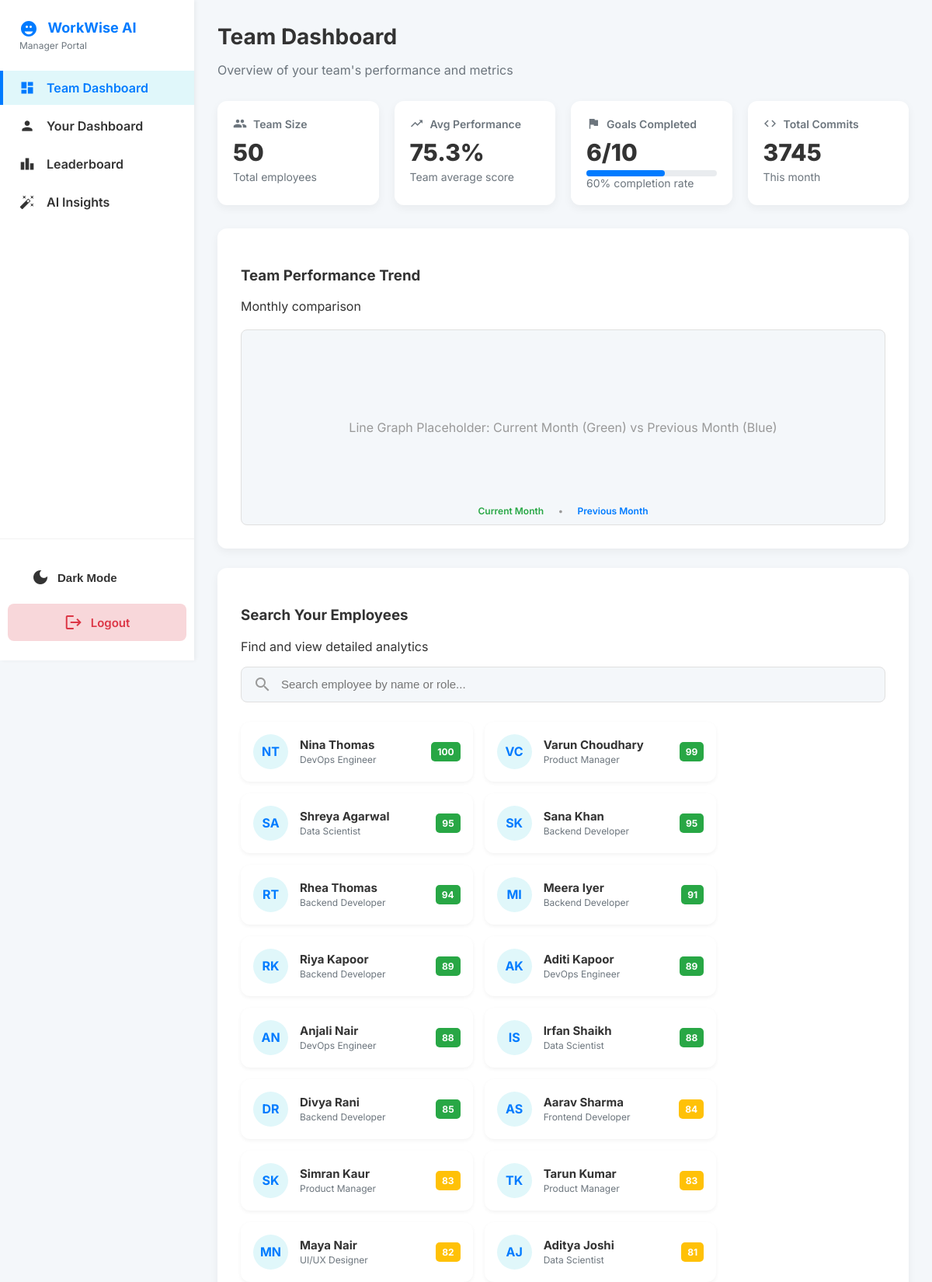
The app's page /team-dashboard (signed in, upper part) with its own data.
### main.py (models this page shows)
class Employee(db.Model):
    __tablename__ = 'employees'
    id = db.Column(db.Integer, primary_key=True)
    name = db.Column(db.String(100), nullable=False)
    user_id = db.Column(db.Integer, db.ForeignKey('users.id'), nullable=True, unique=True)
    manager_id = db.Column(db.Integer, db.ForeignKey('users.id'))
    position = db.Column(db.String(50))
    department = db.Column(db.String(50))
    performance_score = db.Column(db.Integer, default=75)
    review = db.Column(db.Text)
    ai_summary = db.Column(db.String(500), default="")
    recent_activities = db.Column(db.PickleType, default=[])
    work_logs = db.Column(db.String(50))
    commits = db.Column(db.Integer)
    reward = db.Column(db.String(50))
    hire_date = db.Column(db.Date)
    created_at = db.Column(db.DateTime, default=datetime.utcnow)
    updated_at = db.Column(db.DateTime, default=datetime.utcnow, onupdate=datetime.utcnow)

### main.py (the view)
    def wrapped_view(*args, **kwargs):
        if "user_id" not in session:
            flash("Please log in first.", "danger")
            return redirect(url_for("login"))
        return view(*args, **kwargs)

### main.py (called while the page is built)
def get_user_by_id(user_id):
    return User.query.get(user_id)

def login_required(view):
    def wrapped_view(*args, **kwargs):
        if "user_id" not in session:
            flash("Please log in first.", "danger")
            return redirect(url_for("login"))
        return view(*args, **kwargs)
    wrapped_view.__name__ = view.__name__
    return wrapped_view

### templates/team_dashboard.html (shortened to what this page needs)
<!DOCTYPE html>
<html lang="en">
<head>
<link rel="stylesheet" href="{{ url_for('static', filename='css/styles.css') }}">
</head>
<body class="light-mode">
    <aside class="sidebar">
        <div class="logo-section">
            <h1>WorkWise AI</h1>
            <p>Manager Portal</p>
        </div>
        <nav class="nav-links">
            <a href="{{ url_for('team_dashboard') }}" class="active">
                <span class="material-icons">dashboard</span> Team Dashboard
            </a>
            <a href="{{ url_for('your_dashboard') }}" class="btn btn-primary">                <span class="material-icons">person</span> Your Dashboard
            </a>
            <a href="{{ url_for('leaderboard') }}">
                <span class="material-icons">leaderboard</span> Leaderboard
            </a>
            <a href="{{ url_for('insights') }}">
                <span class="material-icons">auto_fix_high</span> AI Insights
            </a>
        </nav>
        <div class="utility-section">
            <button id="mode-toggle" onclick="toggleDarkMode()">
                <span class="material-icons">dark_mode</span> Dark Mode
            </button>
            <a href="{{ url_for('logout') }}" class="logout">
                <span class="material-icons">logout</span> Logout
            </a>
        </div>
    </aside>
    <main class="main-content">
        <header class="dashboard-header">
            <h2>Team Dashboard</h2>
            <p>Overview of your team's performance and metrics</p>
        </header>
        <div class="summary-cards">
            {% for card in summary_cards %}
            <div class="card {{ card.css_class }}">
                <div class="card-title">
                    <span class="material-icons card-icon">{% if card.icon %}{{ card.icon }}{% endif %}</span> {{ card.title }}
                </div>
                <div class="card-main-value {% if card.value_class %}{{ card.value_class }}{% endif %}">{{ card.main_value }}</div>
                {% if card.progress_max %}
                <div class="progress-bar-container">
                    <div class="progress-bar" style="width: {{ card.progress_percent }}%;"></div>
                </div>
                {% endif %}
                <p class="card-subtitle">{{ card.subtitle }}</p>
            </div>
            {% endfor %}
        </div>
        <div class="content-box graph-section">
            <div class="graph-header">
                <h3>Team Performance Trend</h3>
                <p>Monthly comparison</p>
            </div>
            <div class="chart-placeholder">
                Line Graph Placeholder: Current Month (Green) vs Previous Month (Blue)
                <div class="chart-legend">
                    <span class="current">Current Month</span> • <span class="previous">Previous Month</span>
                </div>
            </div>
        </div>
        <div class="content-box search-section">
            <div class="search-header">
                <h3>Search Your Employees</h3>
                <p>Find and view detailed analytics</p>
            </div>
            <div class="search-bar">
                <span class="material-icons">search</span>
                <input type="text" placeholder="Search employee by name or role...">
            </div>
            <div class="employee-results">
                {% for employee in employee_list %}
                <div class="employee-card" onclick="window.location.href='{{ url_for('employee_detail', employee_id=employee.id) }}'">
                    <div class="employee-initials">
                        {{ employee.name.split()[0][0] }}{{ employee.name.split()[1][0] if employee.name.split()|length > 1 else '' }}
                    </div>
                    <div class="employee-info">
                        <h4>{{ employee.name }}</h4>
                        <p>{{ employee.role }}</p>
                    </div>
                    <div class="employee-score {% if employee.score >= 85 %}green{% elif employee.score >= 70 %}yellow{% else %}red{% endif %}">
                        {{ employee.score }}
                    </div>
                </div>
                {% endfor %}
            </div>
        </div>
    </main>
</body>
</html>

### records on screen
Employee: name "N", name.split|length "T", name "Nina Thomas", role "DevOps Engineer", score "100"
Employee: name "V", name.split|length "C", name "Varun Choudhary", role "Product Manager", score "99"
Employee: name "S", name.split|length "A", name "Shreya Agarwal", role "Data Scientist", score "95"
Employee: name "S", name.split|length "K", name "Sana Khan", role "Backend Developer", score "95"
Employee: name "R", name.split|length "T", name "Rhea Thomas", role "Backend Developer", score "94"
Employee: name "M", name.split|length "I", name "Meera Iyer", role "Backend Developer", score "91"
Employee: name "R", name.split|length "K", name "Riya Kapoor", role "Backend Developer", score "89"
Employee: name "A", name.split|length "K", name "Aditi Kapoor", role "DevOps Engineer", score "89"
Employee: name "A", name.split|length "N", name "Anjali Nair", role "DevOps Engineer", score "88"
Employee: name "I", name.split|length "S", name "Irfan Shaikh", role "Data Scientist", score "88"
Employee: name "D", name.split|length "R", name "Divya Rani", role "Backend Developer", score "85"
Employee: name "A", name.split|length "S", name "Aarav Sharma", role "Frontend Developer", score "84"
Employee: name "S", name.split|length "K", name "Simran Kaur", role "Product Manager", score "83"
Employee: name "T", name.split|length "K", name "Tarun Kumar", role "Product Manager", score "83"
Employee: name "M", name.split|length "N", name "Maya Nair", role "UI/UX Designer", score "82"
Employee: name "A", name.split|length "J", name "Aditya Joshi", role "Data Scientist", score "81"

### other values on screen
{{ card.title }} "Team Size" "Avg Performance" "Goals Completed" "Total Commits"
{{ card.main_value }} "50" "75.3%" "6/10" "3745"
{{ card.subtitle }} "Total employees" "Team average score" "60% completion rate" "This month"
